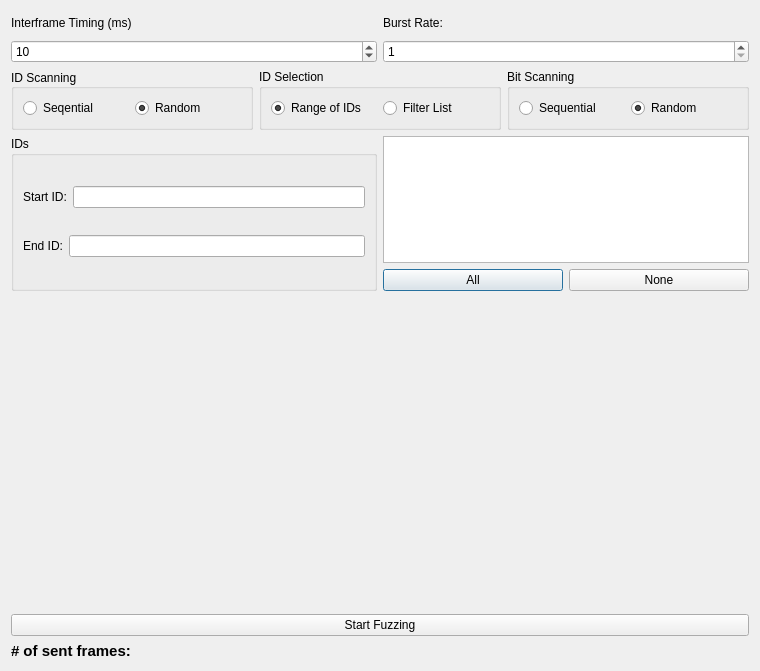
<?xml version="1.0" encoding="UTF-8"?>
<ui version="4.0">
 <class>FuzzingWindow</class>
 <widget class="QDialog" name="FuzzingWindow">
  <property name="geometry">
   <rect>
    <x>0</x>
    <y>0</y>
    <width>760</width>
    <height>671</height>
   </rect>
  </property>
  <property name="windowTitle">
   <string>Fuzzing Window</string>
  </property>
  <layout class="QVBoxLayout" name="verticalLayout" stretch="1,1,3,6,0,0">
   <item>
    <layout class="QHBoxLayout" name="horizontalLayout">
     <item>
      <layout class="QVBoxLayout" name="verticalLayout_2">
       <item>
        <widget class="QLabel" name="label">
         <property name="text">
          <string>Interframe Timing (ms)</string>
         </property>
        </widget>
       </item>
       <item>
        <widget class="QSpinBox" name="spinTiming">
         <property name="maximum">
          <number>10000</number>
         </property>
         <property name="value">
          <number>10</number>
         </property>
        </widget>
       </item>
      </layout>
     </item>
     <item>
      <layout class="QVBoxLayout" name="verticalLayout_3">
       <item>
        <widget class="QLabel" name="label_2">
         <property name="text">
          <string>Burst Rate:</string>
         </property>
        </widget>
       </item>
       <item>
        <widget class="QSpinBox" name="spinBurst">
         <property name="minimum">
          <number>1</number>
         </property>
         <property name="maximum">
          <number>10</number>
         </property>
         <property name="value">
          <number>1</number>
         </property>
        </widget>
       </item>
      </layout>
     </item>
    </layout>
   </item>
   <item>
    <layout class="QHBoxLayout" name="horizontalLayout_2">
     <item>
      <widget class="QGroupBox" name="groupBox">
       <property name="title">
        <string>ID Scanning</string>
       </property>
       <property name="alignment">
        <set>Qt::AlignLeading|Qt::AlignLeft|Qt::AlignVCenter</set>
       </property>
       <layout class="QHBoxLayout" name="horizontalLayout_3">
        <item>
         <widget class="QRadioButton" name="rbSequentialID">
          <property name="text">
           <string>Seqential</string>
          </property>
         </widget>
        </item>
        <item>
         <widget class="QRadioButton" name="rbRandomID">
          <property name="text">
           <string>Random</string>
          </property>
          <property name="checked">
           <bool>true</bool>
          </property>
         </widget>
        </item>
       </layout>
      </widget>
     </item>
     <item>
      <widget class="QGroupBox" name="groupBox_2">
       <property name="title">
        <string>ID Selection</string>
       </property>
       <layout class="QHBoxLayout" name="horizontalLayout_4">
        <item>
         <widget class="QRadioButton" name="rbRangeIDSel">
          <property name="text">
           <string>Range of IDs</string>
          </property>
          <property name="checked">
           <bool>true</bool>
          </property>
         </widget>
        </item>
        <item>
         <widget class="QRadioButton" name="rbFilterIDSel">
          <property name="text">
           <string>Filter List</string>
          </property>
         </widget>
        </item>
       </layout>
      </widget>
     </item>
     <item>
      <widget class="QGroupBox" name="groupBox_4">
       <property name="title">
        <string>Bit Scanning</string>
       </property>
       <layout class="QHBoxLayout" name="horizontalLayout_8">
        <item>
         <widget class="QRadioButton" name="rbSequentialBits">
          <property name="text">
           <string>Sequential</string>
          </property>
         </widget>
        </item>
        <item>
         <widget class="QRadioButton" name="rbRandomBits">
          <property name="text">
           <string>Random</string>
          </property>
          <property name="checked">
           <bool>true</bool>
          </property>
         </widget>
        </item>
       </layout>
      </widget>
     </item>
    </layout>
   </item>
   <item>
    <layout class="QHBoxLayout" name="horizontalLayout_5">
     <item>
      <widget class="QGroupBox" name="groupBox_3">
       <property name="title">
        <string>IDs</string>
       </property>
       <layout class="QVBoxLayout" name="verticalLayout_5">
        <item>
         <layout class="QHBoxLayout" name="horizontalLayout_6">
          <item>
           <widget class="QLabel" name="label_3">
            <property name="text">
             <string>Start ID:</string>
            </property>
           </widget>
          </item>
          <item>
           <widget class="QLineEdit" name="txtStartID"/>
          </item>
         </layout>
        </item>
        <item>
         <layout class="QHBoxLayout" name="horizontalLayout_7">
          <item>
           <widget class="QLabel" name="label_4">
            <property name="text">
             <string>End ID:</string>
            </property>
           </widget>
          </item>
          <item>
           <widget class="QLineEdit" name="txtEndID"/>
          </item>
         </layout>
        </item>
       </layout>
      </widget>
     </item>
     <item>
      <layout class="QVBoxLayout" name="verticalLayout_6">
       <item>
        <widget class="QListWidget" name="listID"/>
       </item>
       <item>
        <layout class="QHBoxLayout" name="horizontalLayout_9">
         <item>
          <widget class="QPushButton" name="btnAllFilters">
           <property name="text">
            <string>All</string>
           </property>
          </widget>
         </item>
         <item>
          <widget class="QPushButton" name="btnNoFilters">
           <property name="text">
            <string>None</string>
           </property>
          </widget>
         </item>
        </layout>
       </item>
      </layout>
     </item>
    </layout>
   </item>
   <item>
    <widget class="CANDataGrid" name="bitfield" native="true">
     <property name="minimumSize">
      <size>
       <width>0</width>
       <height>200</height>
      </size>
     </property>
    </widget>
   </item>
   <item>
    <widget class="QPushButton" name="btnStartStop">
     <property name="text">
      <string>Start Fuzzing</string>
     </property>
    </widget>
   </item>
   <item>
    <widget class="QLabel" name="lblNumFrames">
     <property name="font">
      <font>
       <pointsize>11</pointsize>
       <weight>75</weight>
       <bold>true</bold>
      </font>
     </property>
     <property name="text">
      <string># of sent frames:</string>
     </property>
    </widget>
   </item>
  </layout>
 </widget>
 <customwidgets>
  <customwidget>
   <class>CANDataGrid</class>
   <extends>QWidget</extends>
   <header>candatagrid.h</header>
   <container>1</container>
  </customwidget>
 </customwidgets>
 <resources/>
 <connections/>
</ui>
